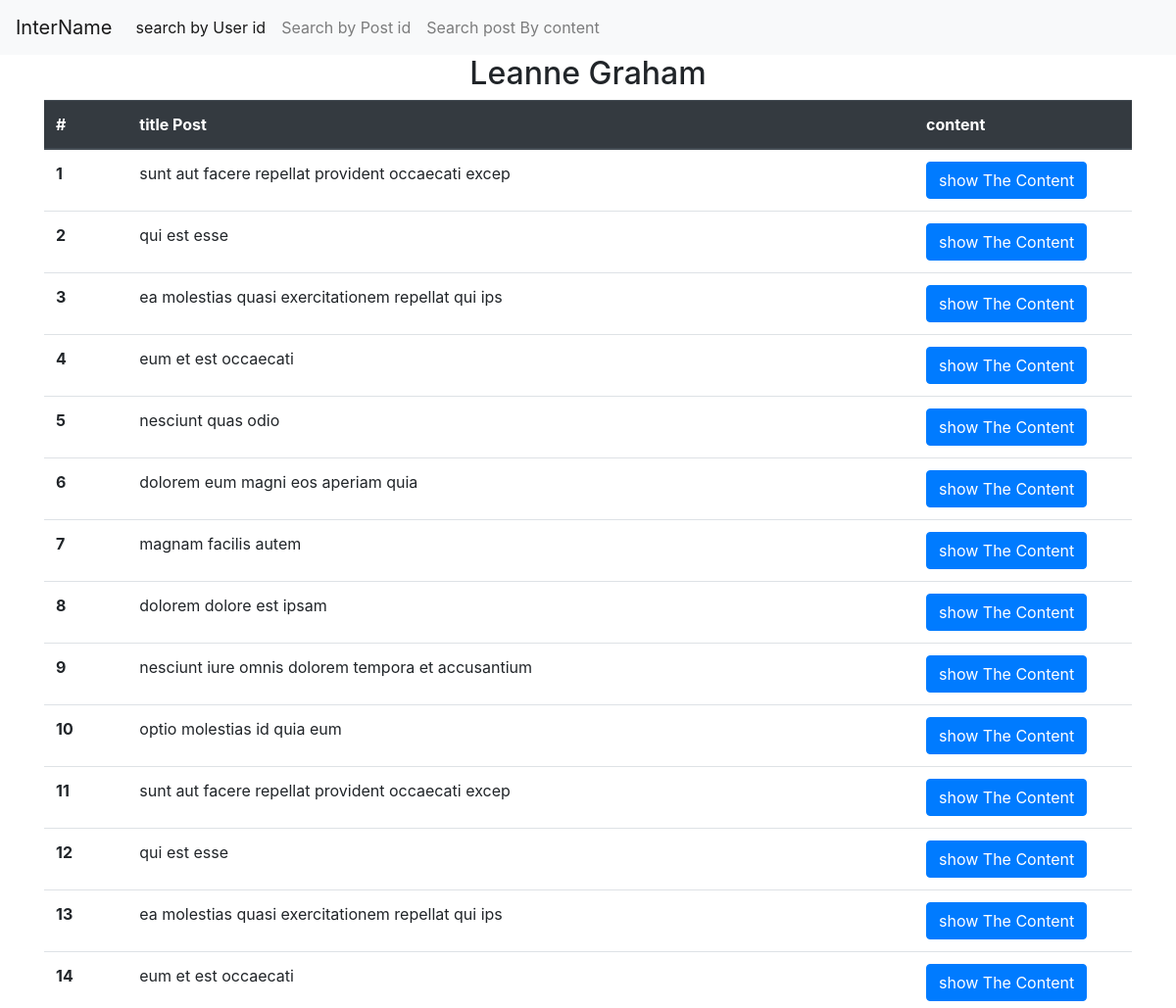
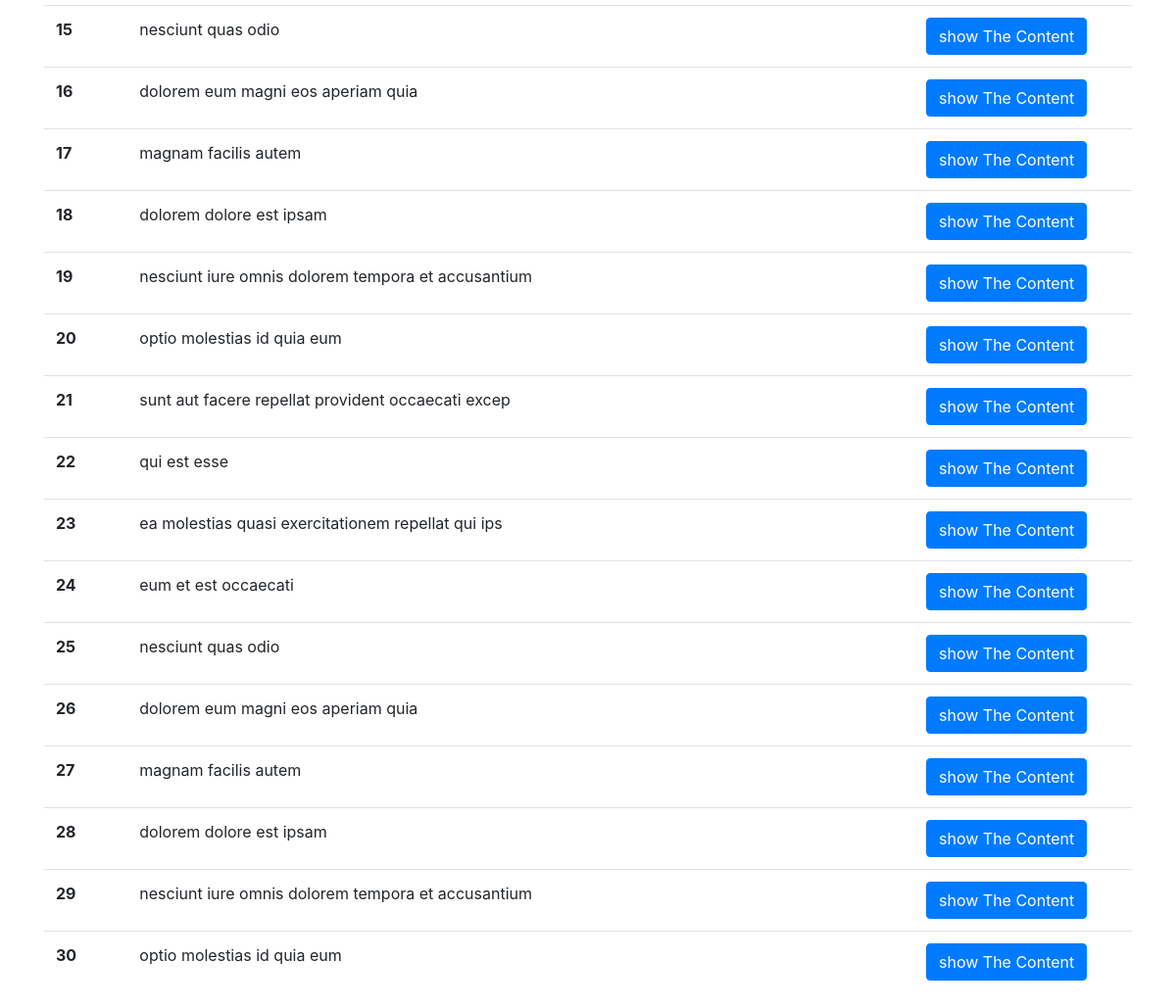
The app's page /postsByUserId.php/?userId=1&name=Leanne+Graham with its own data (2 pictures, top to bottom).
### tables this page shows
CREATE TABLE `posts` (
  `id` int(11) NOT NULL,
  `user_id` int(11) NOT NULL,
  `title` char(50) NOT NULL,
  `body` text NOT NULL,
  `created_at` datetime NOT NULL DEFAULT current_timestamp(),
  `updated_at` datetime NOT NULL DEFAULT current_timestamp()
);

### backend/Post.php (called while the page is built, shortened)
<?php
class Post extends User {
    public function searchByUserId($userId){
        $con = $this->connect();
        $result =  mysqli_query($con, "SELECT * from posts WHERE user_id = '$userId'");
        if($result && mysqli_num_rows($result) > 0 ){
            $postByUserId = mysqli_fetch_all($result,MYSQLI_ASSOC);
           return $postByUserId;
        }else{
            echo 'something faild';die();
        }
    }
}

### postsByUserId.php (the view, shortened to what this page needs)
<?php
$postsByUserId = new Post;
$allPosts = $postsByUserId->searchByUserId($_GET['userId']);
?>
<div class="container">
    <h2 class="text-center"><?= $_GET['name']?></h2>
<table class="table">
    <thead class="thead-dark">
    <tr>
        <th scope="col">#</th>
        <th scope="col">title Post</th>
        <th style="width: 20%" scope="col">content</th>
    </tr>
    </thead>
    <tbody>
    <?php $count = 0?>
    <?php foreach ($allPosts as $post):?>
    <?php $count++;?>
    <tr>
        <th scope="row"><?=$count?></th>
        <td><?=$post['title']?></td>
        <td><div class="bd-example">
                <button type="button" class="btn btn-primary" data-toggle="modal" data-target="#exampleModalLong">
                   show The Content
                </button>
            </div>
        </td>
    </tr>
    <?php endforeach;?>
    </tbody>
</table>
</div>

### records on screen
posts: title "sunt aut facere repellat provident occaecati excep"
posts: title "qui est esse"
posts: title "ea molestias quasi exercitationem repellat qui ips"
posts: title "eum et est occaecati"
posts: title "nesciunt quas odio"
posts: title "dolorem eum magni eos aperiam quia"
posts: title "magnam facilis autem"
posts: title "dolorem dolore est ipsam"
posts: title "nesciunt iure omnis dolorem tempora et accusantium"
posts: title "optio molestias id quia eum"
posts: title "sunt aut facere repellat provident occaecati excep"
posts: title "qui est esse"
posts: title "ea molestias quasi exercitationem repellat qui ips"
posts: title "eum et est occaecati"
posts: title "nesciunt quas odio"
posts: title "dolorem eum magni eos aperiam quia"
posts: title "magnam facilis autem"
posts: title "dolorem dolore est ipsam"
posts: title "nesciunt iure omnis dolorem tempora et accusantium"
posts: title "optio molestias id quia eum"
posts: title "sunt aut facere repellat provident occaecati excep"
posts: title "qui est esse"
posts: title "ea molestias quasi exercitationem repellat qui ips"
posts: title "eum et est occaecati"
posts: title "nesciunt quas odio"
posts: title "dolorem eum magni eos aperiam quia"
posts: title "magnam facilis autem"
posts: title "dolorem dolore est ipsam"
posts: title "nesciunt iure omnis dolorem tempora et accusantium"
posts: title "optio molestias id quia eum"

### other values on screen
$_GET['name'] "Leanne Graham"
